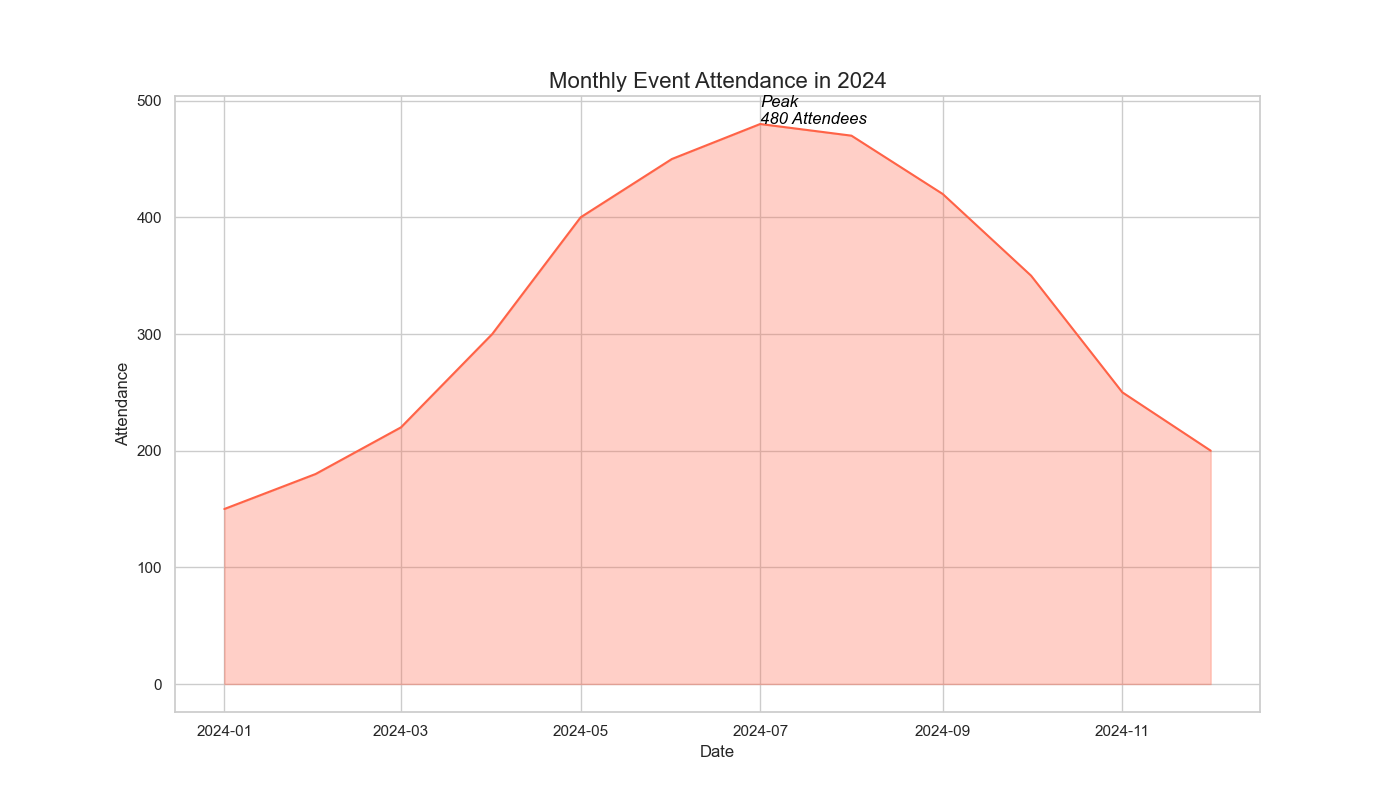

Python code for this plot:

import pandas as pd
import seaborn as sns
import matplotlib.pyplot as plt

data = {
    'Date': ['2024-01-01', '2024-02-01', '2024-03-01', '2024-04-01', '2024-05-01', '2024-06-01', 
             '2024-07-01', '2024-08-01', '2024-09-01', '2024-10-01', '2024-11-01', '2024-12-01'],
    'Attendance': [150, 180, 220, 300, 400, 450, 480, 470, 420, 350, 250, 200]
}

df = pd.DataFrame(data)
df['Date'] = pd.to_datetime(df['Date'])

plt.figure(figsize=(14, 8))
sns.set(style="whitegrid")

sns.lineplot(data=df, x='Date', y='Attendance', color="#FF6347")
plt.fill_between(df['Date'], df['Attendance'], alpha=0.3, color="#FF6347")

max_attendance = df['Attendance'].max()
max_attendance_date = df.loc[df['Attendance'] == max_attendance, 'Date'].iloc[0]
plt.text(x=max_attendance_date, y=max_attendance, s='Peak\n{} Attendees'.format(max_attendance), color="black",
         horizontalalignment='left', size='medium', style='italic')

plt.title("Monthly Event Attendance in 2024", fontsize=16)
plt.xlabel("Date")
plt.ylabel("Attendance")

plt.show()
